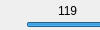
      <widget class="QWidget" name="red_page">
       <property name="geometry">
        <rect>
         <x>0</x>
         <y>0</y>
         <width>100</width>
         <height>30</height>
        </rect>
       </property>
       <attribute name="label">
        <string>Red</string>
       </attribute>
       <widget class="QSlider" name="red_min_hue_slider">
        <property name="geometry">
         <rect>
          <x>26</x>
          <y>10</y>
          <width>220</width>
          <height>29</height>
         </rect>
        </property>
        <property name="maximum">
         <number>180</number>
        </property>
        <property name="value">
         <number>119</number>
        </property>
        <property name="orientation">
         <enum>Qt::Horizontal</enum>
        </property>
       </widget>
       <widget class="QLabel" name="red_hue_label">
        <property name="geometry">
         <rect>
          <x>110</x>
          <y>0</y>
          <width>41</width>
          <height>17</height>
         </rect>
        </property>
        <property name="text">
         <string>&lt; Hue &lt;</string>
        </property>
       </widget>
       <widget class="QLabel" name="red_min_hue_label">
        <property name="geometry">
         <rect>
          <x>58</x>
          <y>2</y>
          <width>41</width>
          <height>17</height>
         </rect>
        </property>
        <property name="text">
         <string>119</string>
        </property>
       </widget>
       <widget class="QLabel" name="red_max_hue_label">
        <property name="geometry">
         <rect>
          <x>170</x>
          <y>1</y>
          <width>41</width>
          <height>17</height>
         </rect>
        </property>
        <property name="text">
         <string>124</string>
        </property>
       </widget>
       <widget class="QSlider" name="red_max_hue_slider">
        <property name="geometry">
         <rect>
          <x>26</x>
          <y>31</y>
          <width>220</width>
          <height>29</height>
         </rect>
        </property>
        <property name="maximum">
         <number>180</number>
        </property>
        <property name="value">
         <number>124</number>
        </property>
        <property name="orientation">
         <enum>Qt::Horizontal</enum>
        </property>
       </widget>
       <widget class="QLabel" name="red_min_sat_label">
        <property name="geometry">
         <rect>
          <x>58</x>
          <y>64</y>
          <width>41</width>
          <height>17</height>
         </rect>
        </property>
        <property name="text">
         <string>219</string>
        </property>
       </widget>
       <widget class="QSlider" name="red_max_sat_slider">
        <property name="geometry">
         <rect>
          <x>26</x>
          <y>93</y>
          <width>220</width>
          <height>29</height>
         </rect>
        </property>
        <property name="maximum">
         <number>255</number>
        </property>
        <property name="value">
         <number>233</number>
        </property>
        <property name="orientation">
         <enum>Qt::Horizontal</enum>
        </property>
       </widget>
       <widget class="QLabel" name="red_sat_label">
        <property name="geometry">
         <rect>
          <x>110</x>
          <y>62</y>
          <width>41</width>
          <height>17</height>
         </rect>
        </property>
        <property name="text">
         <string>&lt; Sat &lt;</string>
        </property>
       </widget>
       <widget class="QLabel" name="red_max_sat_label">
        <property name="geometry">
         <rect>
          <x>170</x>
          <y>63</y>
          <width>41</width>
          <height>17</height>
         </rect>
        </property>
        <property name="text">
         <string>233</string>
        </property>
       </widget>
       <widget class="QSlider" name="red_min_sat_slider">
        <property name="geometry">
         <rect>
          <x>26</x>
          <y>72</y>
          <width>220</width>
          <height>29</height>
         </rect>
        </property>
        <property name="maximum">
         <number>255</number>
        </property>
        <property name="singleStep">
         <number>1</number>
        </property>
        <property name="value">
         <number>219</number>
        </property>
        <property name="orientation">
         <enum>Qt::Horizontal</enum>
        </property>
       </widget>
       <widget class="QLabel" name="red_min_val_label">
        <property name="geometry">
         <rect>
          <x>59</x>
          <y>142</y>
          <width>41</width>
          <height>17</height>
         </rect>
        </property>
        <property name="text">
         <string>186</string>
        </property>
       </widget>
       <widget class="QSlider" name="red_max_val_slider">
        <property name="geometry">
         <rect>
          <x>27</x>
          <y>171</y>
          <width>220</width>
          <height>29</height>
         </rect>
        </property>
        <property name="maximum">
         <number>255</number>
        </property>
        <property name="value">
         <number>203</number>
        </property>
        <property name="orientation">
         <enum>Qt::Horizontal</enum>
        </property>
       </widget>
       <widget class="QLabel" name="red_val_label">
        <property name="geometry">
         <rect>
          <x>111</x>
          <y>140</y>
          <width>41</width>
          <height>17</height>
         </rect>
        </property>
        <property name="text">
         <string>&lt; Val &lt;</string>
        </property>
       </widget>
       <widget class="QLabel" name="red_max_val_label">
        <property name="geometry">
         <rect>
          <x>170</x>
          <y>141</y>
          <width>41</width>
          <height>17</height>
         </rect>
        </property>
        <property name="text">
         <string>203</string>
        </property>
       </widget>
       <widget class="QSlider" name="red_min_val_slider">
        <property name="geometry">
         <rect>
          <x>27</x>
          <y>150</y>
          <width>220</width>
          <height>29</height>
         </rect>
        </property>
        <property name="maximum">
         <number>255</number>
        </property>
        <property name="value">
         <number>186</number>
        </property>
        <property name="orientation">
         <enum>Qt::Horizontal</enum>
        </property>
       </widget>
      </widget>
